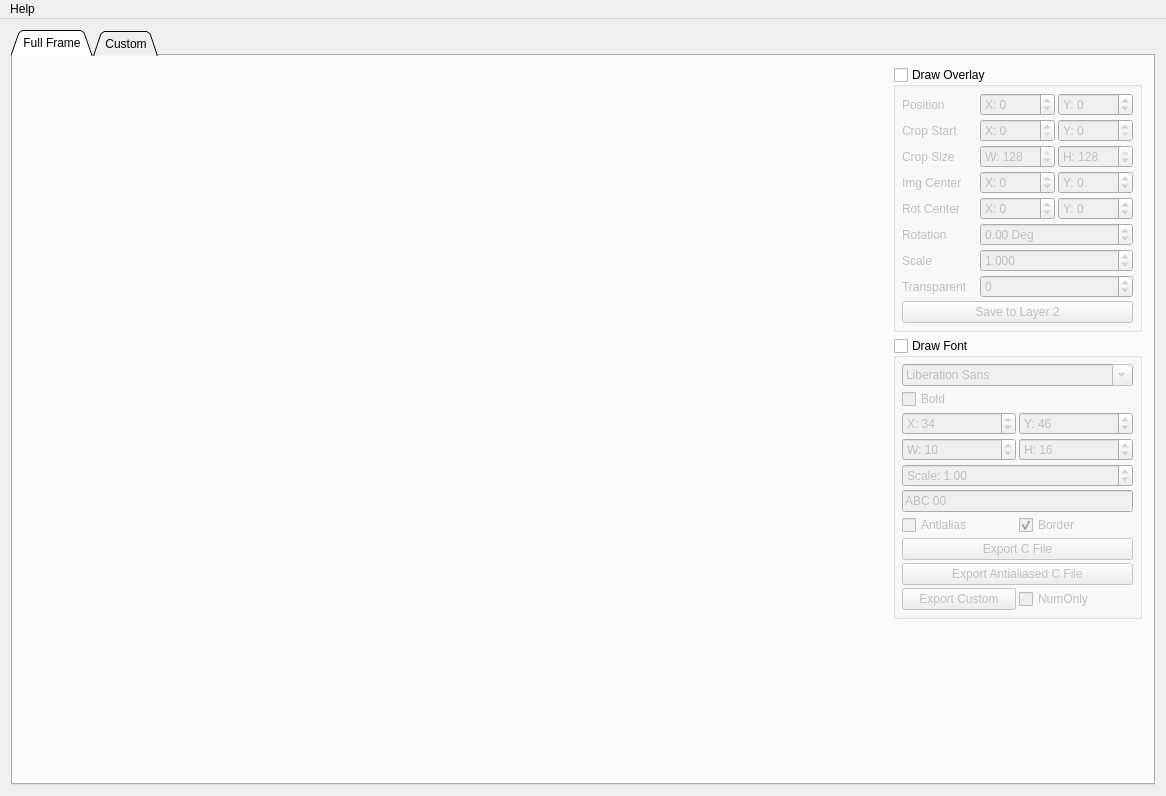
<?xml version="1.0" encoding="UTF-8"?>
<ui version="4.0">
 <class>MainWindow</class>
 <widget class="QMainWindow" name="MainWindow">
  <property name="geometry">
   <rect>
    <x>0</x>
    <y>0</y>
    <width>1166</width>
    <height>796</height>
   </rect>
  </property>
  <property name="windowTitle">
   <string>Benjamins Display Tool</string>
  </property>
  <widget class="QWidget" name="centralWidget">
   <layout class="QVBoxLayout" name="verticalLayout_3">
    <item>
     <widget class="QTabWidget" name="tabWidget">
      <property name="tabShape">
       <enum>QTabWidget::Triangular</enum>
      </property>
      <property name="currentIndex">
       <number>0</number>
      </property>
      <widget class="QWidget" name="tab">
       <attribute name="title">
        <string>Full Frame</string>
       </attribute>
       <layout class="QHBoxLayout" name="horizontalLayout">
        <item>
         <widget class="DispEditor" name="fullEditor" native="true">
          <property name="sizePolicy">
           <sizepolicy hsizetype="MinimumExpanding" vsizetype="Preferred">
            <horstretch>0</horstretch>
            <verstretch>0</verstretch>
           </sizepolicy>
          </property>
         </widget>
        </item>
        <item>
         <layout class="QVBoxLayout" name="verticalLayout_2">
          <item>
           <widget class="QGroupBox" name="overlayBox">
            <property name="title">
             <string>Draw Overlay</string>
            </property>
            <property name="checkable">
             <bool>true</bool>
            </property>
            <property name="checked">
             <bool>false</bool>
            </property>
            <layout class="QGridLayout" name="gridLayout">
             <property name="leftMargin">
              <number>6</number>
             </property>
             <property name="topMargin">
              <number>6</number>
             </property>
             <property name="rightMargin">
              <number>6</number>
             </property>
             <property name="bottomMargin">
              <number>6</number>
             </property>
             <property name="spacing">
              <number>3</number>
             </property>
             <item row="0" column="0">
              <widget class="QLabel" name="label">
               <property name="toolTip">
                <string>Position to draw image</string>
               </property>
               <property name="text">
                <string>Position</string>
               </property>
              </widget>
             </item>
             <item row="5" column="1" colspan="2">
              <widget class="QDoubleSpinBox" name="ovRotBox">
               <property name="suffix">
                <string> Deg</string>
               </property>
               <property name="minimum">
                <double>-360.000000000000000</double>
               </property>
               <property name="maximum">
                <double>360.000000000000000</double>
               </property>
              </widget>
             </item>
             <item row="3" column="2">
              <widget class="QSpinBox" name="ovImCYPosBox">
               <property name="prefix">
                <string>Y: </string>
               </property>
               <property name="minimum">
                <number>-1024</number>
               </property>
               <property name="maximum">
                <number>1024</number>
               </property>
              </widget>
             </item>
             <item row="3" column="0">
              <widget class="QLabel" name="label_4">
               <property name="toolTip">
                <string>This pixel on the image will correspond to the position above</string>
               </property>
               <property name="text">
                <string>Img Center</string>
               </property>
              </widget>
             </item>
             <item row="0" column="1">
              <widget class="QSpinBox" name="ovXPosBox">
               <property name="prefix">
                <string>X: </string>
               </property>
               <property name="minimum">
                <number>-255</number>
               </property>
               <property name="maximum">
                <number>255</number>
               </property>
              </widget>
             </item>
             <item row="4" column="0">
              <widget class="QLabel" name="label_5">
               <property name="toolTip">
                <string>Rotation will be done around this pixel on the image</string>
               </property>
               <property name="text">
                <string>Rot Center</string>
               </property>
              </widget>
             </item>
             <item row="3" column="1">
              <widget class="QSpinBox" name="ovImCXPosBox">
               <property name="prefix">
                <string>X: </string>
               </property>
               <property name="minimum">
                <number>-1024</number>
               </property>
               <property name="maximum">
                <number>1024</number>
               </property>
              </widget>
             </item>
             <item row="2" column="2">
              <widget class="QSpinBox" name="ovCrHBox">
               <property name="prefix">
                <string>H: </string>
               </property>
               <property name="maximum">
                <number>128</number>
               </property>
               <property name="value">
                <number>128</number>
               </property>
              </widget>
             </item>
             <item row="0" column="2">
              <widget class="QSpinBox" name="ovYPosBox">
               <property name="prefix">
                <string>Y: </string>
               </property>
               <property name="minimum">
                <number>-255</number>
               </property>
               <property name="maximum">
                <number>255</number>
               </property>
              </widget>
             </item>
             <item row="5" column="0">
              <widget class="QLabel" name="label_6">
               <property name="toolTip">
                <string>Image rotation in degrees</string>
               </property>
               <property name="text">
                <string>Rotation</string>
               </property>
              </widget>
             </item>
             <item row="4" column="1">
              <widget class="QSpinBox" name="ovRXPosBox">
               <property name="prefix">
                <string>X: </string>
               </property>
               <property name="minimum">
                <number>-1024</number>
               </property>
               <property name="maximum">
                <number>1024</number>
               </property>
              </widget>
             </item>
             <item row="1" column="0">
              <widget class="QLabel" name="label_2">
               <property name="toolTip">
                <string>Corner to start crop. The image will not be drawn outside of the crop area. Cropping the drawing greatly improves performance.</string>
               </property>
               <property name="text">
                <string>Crop Start</string>
               </property>
              </widget>
             </item>
             <item row="2" column="0">
              <widget class="QLabel" name="label_3">
               <property name="toolTip">
                <string>Size of cropped area</string>
               </property>
               <property name="text">
                <string>Crop Size</string>
               </property>
              </widget>
             </item>
             <item row="1" column="2">
              <widget class="QSpinBox" name="ovCrYPosBox">
               <property name="prefix">
                <string>Y: </string>
               </property>
               <property name="maximum">
                <number>128</number>
               </property>
              </widget>
             </item>
             <item row="2" column="1">
              <widget class="QSpinBox" name="ovCrWBox">
               <property name="prefix">
                <string>W: </string>
               </property>
               <property name="maximum">
                <number>128</number>
               </property>
               <property name="value">
                <number>128</number>
               </property>
              </widget>
             </item>
             <item row="7" column="1" colspan="2">
              <widget class="QSpinBox" name="ovTrBox">
               <property name="toolTip">
                <string>Color index on image to count as transparent.</string>
               </property>
               <property name="minimum">
                <number>-1</number>
               </property>
               <property name="maximum">
                <number>15</number>
               </property>
               <property name="value">
                <number>0</number>
               </property>
              </widget>
             </item>
             <item row="1" column="1">
              <widget class="QSpinBox" name="ovCrXPosBox">
               <property name="prefix">
                <string>X: </string>
               </property>
               <property name="maximum">
                <number>128</number>
               </property>
              </widget>
             </item>
             <item row="4" column="2">
              <widget class="QSpinBox" name="ovRYPosBox">
               <property name="prefix">
                <string>Y: </string>
               </property>
               <property name="minimum">
                <number>-1024</number>
               </property>
               <property name="maximum">
                <number>1024</number>
               </property>
              </widget>
             </item>
             <item row="8" column="0" colspan="3">
              <widget class="QPushButton" name="ovSaveButton">
               <property name="toolTip">
                <string>Save overlay to layer 2 on image. Layer 2 can be enabled and disabled independently.</string>
               </property>
               <property name="text">
                <string>Save to Layer 2</string>
               </property>
              </widget>
             </item>
             <item row="7" column="0">
              <widget class="QLabel" name="label_8">
               <property name="text">
                <string>Transparent</string>
               </property>
              </widget>
             </item>
             <item row="6" column="0">
              <widget class="QLabel" name="label_7">
               <property name="toolTip">
                <string>Image scale</string>
               </property>
               <property name="text">
                <string>Scale</string>
               </property>
              </widget>
             </item>
             <item row="6" column="1" colspan="2">
              <widget class="QDoubleSpinBox" name="ovScaleBox">
               <property name="decimals">
                <number>3</number>
               </property>
               <property name="maximum">
                <double>100.000000000000000</double>
               </property>
               <property name="singleStep">
                <double>0.010000000000000</double>
               </property>
               <property name="value">
                <double>1.000000000000000</double>
               </property>
              </widget>
             </item>
            </layout>
           </widget>
          </item>
          <item>
           <widget class="QGroupBox" name="fontOverlayBox">
            <property name="title">
             <string>Draw Font</string>
            </property>
            <property name="checkable">
             <bool>true</bool>
            </property>
            <property name="checked">
             <bool>false</bool>
            </property>
            <layout class="QGridLayout" name="gridLayout_2">
             <property name="leftMargin">
              <number>6</number>
             </property>
             <property name="topMargin">
              <number>6</number>
             </property>
             <property name="rightMargin">
              <number>6</number>
             </property>
             <property name="bottomMargin">
              <number>6</number>
             </property>
             <property name="spacing">
              <number>3</number>
             </property>
             <item row="0" column="0" colspan="2">
              <widget class="QFontComboBox" name="fontBox">
               <property name="sizePolicy">
                <sizepolicy hsizetype="Minimum" vsizetype="Fixed">
                 <horstretch>0</horstretch>
                 <verstretch>0</verstretch>
                </sizepolicy>
               </property>
              </widget>
             </item>
             <item row="11" column="0" colspan="2">
              <widget class="QPushButton" name="exportFontAAButton">
               <property name="text">
                <string>Export Antialiased C File</string>
               </property>
              </widget>
             </item>
             <item row="5" column="1">
              <widget class="QSpinBox" name="fontHBox">
               <property name="prefix">
                <string>H: </string>
               </property>
               <property name="maximum">
                <number>128</number>
               </property>
               <property name="value">
                <number>16</number>
               </property>
              </widget>
             </item>
             <item row="6" column="0" colspan="2">
              <widget class="QDoubleSpinBox" name="fontScaleBox">
               <property name="prefix">
                <string>Scale: </string>
               </property>
               <property name="decimals">
                <number>2</number>
               </property>
               <property name="maximum">
                <double>10.000000000000000</double>
               </property>
               <property name="singleStep">
                <double>0.010000000000000</double>
               </property>
               <property name="value">
                <double>1.000000000000000</double>
               </property>
              </widget>
             </item>
             <item row="9" column="0">
              <widget class="QCheckBox" name="fontAABox">
               <property name="text">
                <string>Antialias</string>
               </property>
              </widget>
             </item>
             <item row="9" column="1">
              <widget class="QCheckBox" name="fontBorderBox">
               <property name="toolTip">
                <string>Draw border around characters to see their bounding box</string>
               </property>
               <property name="text">
                <string>Border</string>
               </property>
               <property name="checked">
                <bool>true</bool>
               </property>
              </widget>
             </item>
             <item row="7" column="0" colspan="2">
              <widget class="QLineEdit" name="fontSampleEdit">
               <property name="sizePolicy">
                <sizepolicy hsizetype="Minimum" vsizetype="Fixed">
                 <horstretch>0</horstretch>
                 <verstretch>0</verstretch>
                </sizepolicy>
               </property>
               <property name="text">
                <string>ABC 00</string>
               </property>
              </widget>
             </item>
             <item row="5" column="0">
              <widget class="QSpinBox" name="fontWBox">
               <property name="prefix">
                <string>W: </string>
               </property>
               <property name="maximum">
                <number>128</number>
               </property>
               <property name="value">
                <number>10</number>
               </property>
              </widget>
             </item>
             <item row="1" column="0">
              <widget class="QCheckBox" name="fontBoldBox">
               <property name="text">
                <string>Bold</string>
               </property>
              </widget>
             </item>
             <item row="3" column="1">
              <widget class="QSpinBox" name="fontYPosBox">
               <property name="prefix">
                <string>Y: </string>
               </property>
               <property name="maximum">
                <number>128</number>
               </property>
               <property name="value">
                <number>46</number>
               </property>
              </widget>
             </item>
             <item row="10" column="0" colspan="2">
              <widget class="QPushButton" name="exportFontButton">
               <property name="text">
                <string>Export C File</string>
               </property>
              </widget>
             </item>
             <item row="3" column="0">
              <widget class="QSpinBox" name="fontXPosBox">
               <property name="prefix">
                <string>X: </string>
               </property>
               <property name="maximum">
                <number>128</number>
               </property>
               <property name="value">
                <number>34</number>
               </property>
              </widget>
             </item>
             <item row="12" column="0">
              <widget class="QPushButton" name="exportFontCustomButton">
               <property name="text">
                <string>Export Custom</string>
               </property>
              </widget>
             </item>
             <item row="12" column="1">
              <widget class="QCheckBox" name="exportCustomNumOnlyBox">
               <property name="toolTip">
                <string>Export only numbers to save space</string>
               </property>
               <property name="text">
                <string>NumOnly</string>
               </property>
              </widget>
             </item>
            </layout>
           </widget>
          </item>
          <item>
           <spacer name="verticalSpacer">
            <property name="orientation">
             <enum>Qt::Vertical</enum>
            </property>
            <property name="sizeHint" stdset="0">
             <size>
              <width>20</width>
              <height>40</height>
             </size>
            </property>
           </spacer>
          </item>
         </layout>
        </item>
       </layout>
      </widget>
      <widget class="QWidget" name="tab_2">
       <attribute name="title">
        <string>Custom</string>
       </attribute>
       <layout class="QVBoxLayout" name="verticalLayout">
        <item>
         <layout class="QHBoxLayout" name="horizontalLayout_2">
          <item>
           <widget class="QSpinBox" name="wBox">
            <property name="prefix">
             <string>W: </string>
            </property>
            <property name="maximum">
             <number>1024</number>
            </property>
            <property name="value">
             <number>128</number>
            </property>
           </widget>
          </item>
          <item>
           <widget class="QSpinBox" name="hBox">
            <property name="prefix">
             <string>H: </string>
            </property>
            <property name="maximum">
             <number>1024</number>
            </property>
            <property name="value">
             <number>64</number>
            </property>
           </widget>
          </item>
          <item>
           <widget class="QPushButton" name="updateSizeButton">
            <property name="text">
             <string>Update</string>
            </property>
           </widget>
          </item>
          <item>
           <spacer name="horizontalSpacer">
            <property name="orientation">
             <enum>Qt::Horizontal</enum>
            </property>
            <property name="sizeHint" stdset="0">
             <size>
              <width>40</width>
              <height>20</height>
             </size>
            </property>
           </spacer>
          </item>
         </layout>
        </item>
        <item>
         <widget class="DispEditor" name="customEditor" native="true">
          <property name="sizePolicy">
           <sizepolicy hsizetype="Preferred" vsizetype="Expanding">
            <horstretch>0</horstretch>
            <verstretch>0</verstretch>
           </sizepolicy>
          </property>
         </widget>
        </item>
       </layout>
      </widget>
     </widget>
    </item>
   </layout>
  </widget>
  <widget class="QMenuBar" name="menuBar">
   <property name="geometry">
    <rect>
     <x>0</x>
     <y>0</y>
     <width>1166</width>
     <height>22</height>
    </rect>
   </property>
   <widget class="QMenu" name="menuHelp">
    <property name="title">
     <string>Help</string>
    </property>
    <addaction name="actionShow_instruction_sheet"/>
   </widget>
   <addaction name="menuHelp"/>
  </widget>
  <action name="actionExport_C_array">
   <property name="text">
    <string>Export C array</string>
   </property>
  </action>
  <action name="actionSave_PNG">
   <property name="text">
    <string>Save PNG</string>
   </property>
  </action>
  <action name="actionOpen_PNG">
   <property name="text">
    <string>Open PNG</string>
   </property>
  </action>
  <action name="actionShow_instruction_sheet">
   <property name="text">
    <string>Show instruction sheet</string>
   </property>
  </action>
 </widget>
 <layoutdefault spacing="6" margin="11"/>
 <customwidgets>
  <customwidget>
   <class>DispEditor</class>
   <extends>QWidget</extends>
   <header>dispeditor.h</header>
   <container>1</container>
  </customwidget>
 </customwidgets>
 <resources/>
 <connections/>
</ui>
